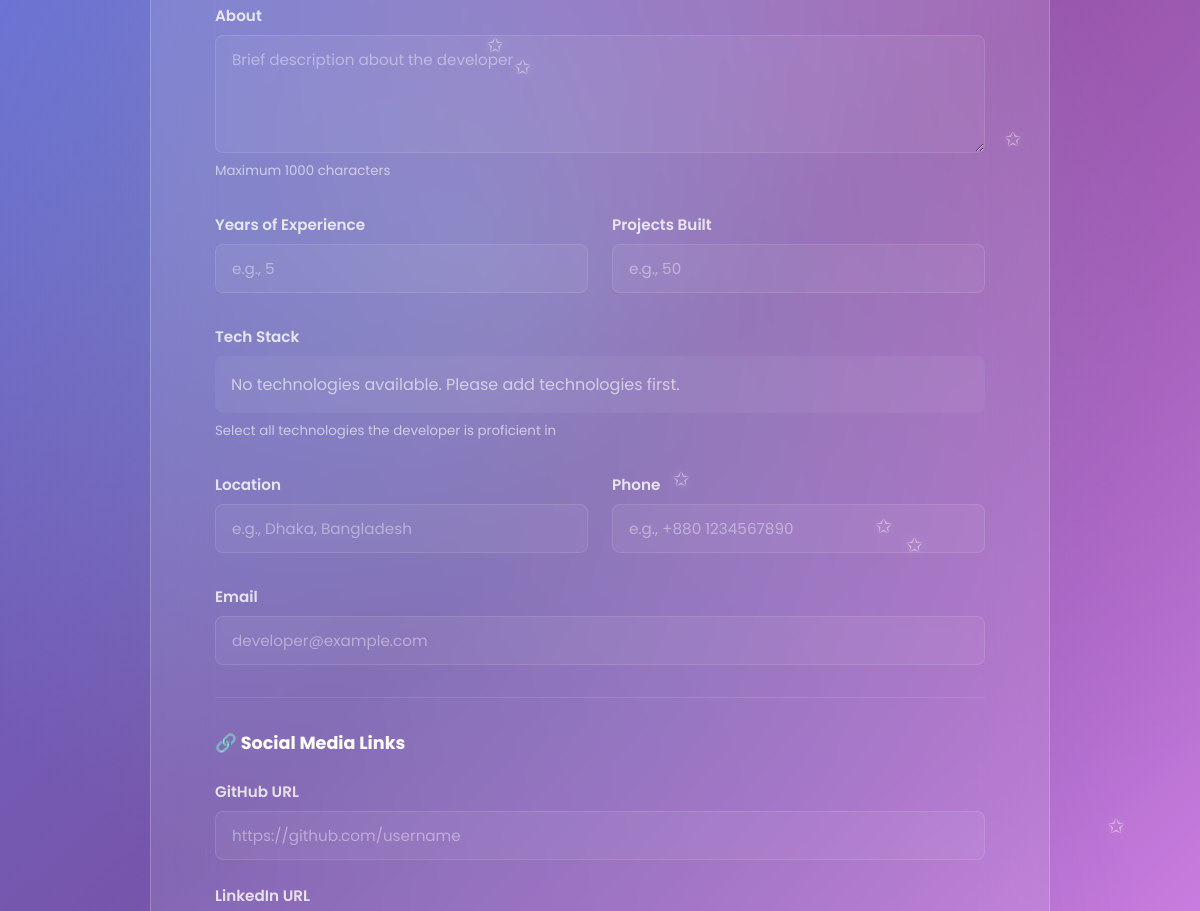
/admin_dashboard/developer/add/ (signed in, middle part), run on an earlier commit of the app's database.
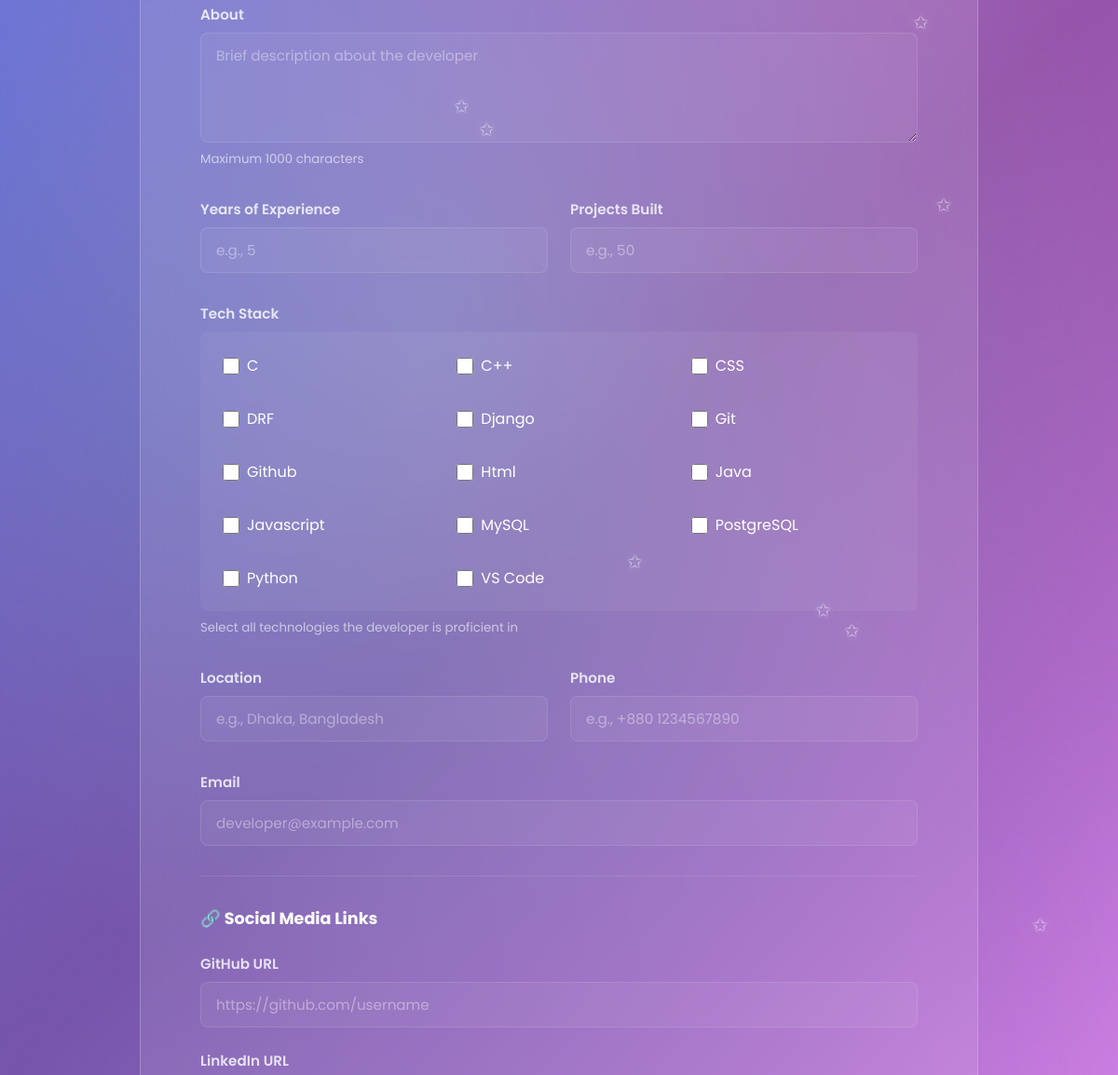
And on a later commit of the database.
### admin_dashboard/models.py (models this page shows, shortened)
class Teck_Stack(models.Model):
    title = models.CharField(max_length=100)
    created_at = models.DateTimeField(auto_now_add=True)
    is_read = models.BooleanField(default=False)
    class Meta:
        ordering = ['title']

### admin_dashboard/views.py (the view, shortened to what this page needs)
# urls.py: path('admin_dashboard/developer/add/', add_developer_profile, name='add_developer_profile'),
@staff_member_required
def add_developer_profile(request):
    tech_stacks = Teck_Stack.objects.all()
    context = {
        'tech_stacks': tech_stacks,
        'title': 'Add Developer Profile',
    }
    return render(request, 'admin_dashboard/add_developer_profile.html', context)

### templates/admin_dashboard/add_developer_profile.html (shortened to what the changed rows need)
{% load static %}
{% block content %}
<link rel="stylesheet" href="{% static 'style.css' %}">
<link rel="stylesheet" href="{% static 'admin_dashboard/admin_dashboard.css' %}">
<div class="dashboard-container1">
    <main class="main-content1" style="margin-left: 0; width: 100%;">
        <div class="dashboard-card1" style="max-width: 900px; margin: 2rem auto;">
            <form method="POST" enctype="multipart/form-data" style="padding: 2rem;">
                <div style="display: grid; gap: 2rem;">
                    <div>
                        <div style="display: grid; grid-template-columns: repeat(auto-fill, minmax(200px, 1fr)); gap: 1rem;
                                    max-height: 300px; overflow-y: auto; padding: 1rem;
                                    background: rgba(255,255,255,0.05); border-radius: 8px;">
                            {% for tech in tech_stacks %}
                            <label style="display: flex; align-items: center; gap: 0.5rem; cursor: pointer;
                                          color: white; padding: 0.5rem; border-radius: 6px;
                                          transition: background 0.3s;">
                                <input type="checkbox" name="tech_stack" value="{{ tech.id }}"
                                       style="width: 18px; height: 18px; cursor: pointer;">
                                <span>{{ tech.title }}</span>
                            </label>
                            {% empty %}
                            <p style="color: rgba(255,255,255,0.6); grid-column: 1/-1;">
                                No technologies available. Please add technologies first.
                            </p>
                            {% endfor %}
                        </div>
                    </div>
                </div>
            </form>
        </div>
    </main>
</div>
{% endblock content %}

What changed in the data, as far as the page shows it:
added Teck_Stack: title "C"
added Teck_Stack: title "C++"
added Teck_Stack: title "CSS"
added Teck_Stack: title "DRF"
added Teck_Stack: title "Django"
added Teck_Stack: title "Git"
added Teck_Stack: title "Github"
added Teck_Stack: title "Html"
added Teck_Stack: title "Java"
added Teck_Stack: title "Javascript"
added Teck_Stack: title "MySQL"
added Teck_Stack: title "PostgreSQL"
added Teck_Stack: title "Python"
added Teck_Stack: title "VS Code"
Also different on the page:
text no longer shown: "No technologies available. Please add technologies first."
